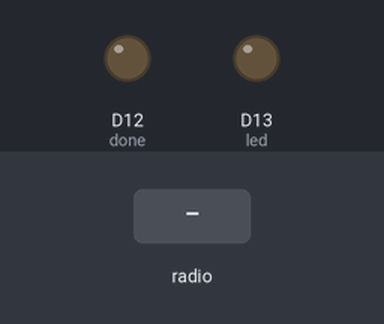
Bench run of a program on a simulated CircuitPython board. Shown: output pins drawn as LEDs (lit = HIGH). The test bench sets the inputs (shaded band). No radio messages arrive unless stated (any console line starting 'radio sent:' is added by the test bench); library files of the repository ran but are not shown: secrets.py; what the program prints to the serial console is not drawn.

Above: at 1.2 s.
1.3 s: radio message "1" arrives
Timing chart, 0 to 4.3 s (numbered marks = the images above; inputs shaded):
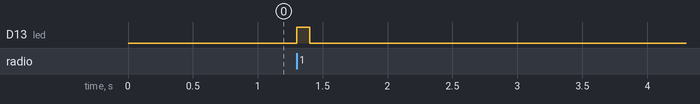

Measured:
- after the input at 1.3 s, D13 (led): LOW → HIGH at once, → LOW 0.10 s later

The program:

gateway2.py
```python
import board
import busio
import digitalio
from digitalio import DigitalInOut
import time
import gc
import sys

MAX_ATTEMPTS = 2

# Get Wifi and FarmOS details
try:
    from secrets import secrets
except ImportError:
    print("WiFi secrets are kept in secrets.py, please add them there!")
    raise

WIFI_ESSID=secrets['ssid']
WIFI_PASS=secrets['password']
farmos_pubkey=secrets['farmos_pubkey']
farmos_privkey=secrets['farmos_privkey']

farmos_pubkey='b0d28215311fc41b2cdfa6d1c09bba83'
farmos_privkey='2e65c9e07ff63e9548be632a864a4a52'
base_url= "https://edgecollective.farmos.net/farm/sensor/listener/"

JSON_POST_URL = base_url+farmos_pubkey+"?private_key="+farmos_privkey

#JSON_POST_URL = "http://192.168.1.245:9000/api/endpoint"
# esp32

led = digitalio.DigitalInOut(board.D13)
led.direction = digitalio.Direction.OUTPUT
led.value = False

done = digitalio.DigitalInOut(board.D12)
done.direction = digitalio.Direction.OUTPUT
done.value = False


import adafruit_esp32spi.adafruit_esp32spi_socket as socket
from adafruit_esp32spi import adafruit_esp32spi
import adafruit_requests as requests

esp32_cs = DigitalInOut(board.D10)
esp32_reset = DigitalInOut(board.D11)
esp32_ready = DigitalInOut(board.D9)

esp_spi = busio.SPI(board.SCK, board.MOSI, board.MISO)
esp = adafruit_esp32spi.ESP_SPIcontrol(esp_spi, esp32_cs, esp32_ready, esp32_reset)


def connect(essid,password): # note that these are arguments are b'essid' and b'password'
    print("Connecting to AP...")
    while not esp.is_connected:
        try:
            esp.connect_AP(essid, password)
        except RuntimeError as e:
            print("could not connect to AP, retrying: ",e)
            continue
    print("Connected to", str(esp.ssid, 'utf-8'), "\tRSSI:", esp.rssi)

    # Initialize a requests object with a socket and esp32spi interface
    requests.set_socket(socket, esp)

# lora

import adafruit_rfm9x

TIMEOUT=5

cs = digitalio.DigitalInOut(board.A5)
reset = digitalio.DigitalInOut(board.A4)
rfm9x = adafruit_rfm9x.RFM9x(esp_spi, cs, reset, 915.0)


# main loop

attemptCount = 0

while True:

    gc.collect()

    done.value = False

    try:

        print("radio waiting ...")
        packet = rfm9x.receive(timeout=TIMEOUT)
        if packet is not None:

            led.value=True
            time.sleep(.1)
            led.value=False

            pt = str(packet, 'ascii').strip()

            #print("Received: ",pt)
            pt1 = pt.split('\x00')[0]
            print("got:",pt1)
            #params=pt1.split(";")
            pt2=pt1.split(",")
            print(pt2)
            temp = pt2[0].split(":")[1]
            humid = pt2[1].split(":")[1]
            press = pt2[2].split(":")[1]
            batt = pt2[3].split(":")[1].replace('}','')


            if len(pt2)==4:

                json_data = {"temperature":temp,"humidity":humid,"pressure":press,"battery":batt}

                print(json_data)

                print("Posting to ",JSON_POST_URL)

                connect(WIFI_ESSID,WIFI_PASS)
                response = requests.post(JSON_POST_URL, json=json_data)
                response.close()

                print("Done. Sleeping ... ")
                for i in range(0,3):
                    led.value=True
                    time.sleep(.1)
                    led.value=False


                #time.sleep(90)

                done.value=True
                time.sleep(90) #in case no timer

    except Exception as e:
        if (attemptCount>MAX_ATTEMPTS):
            done.value=True
            time.sleep(90) #in case no timer
        print("error: "+str(e))
```
